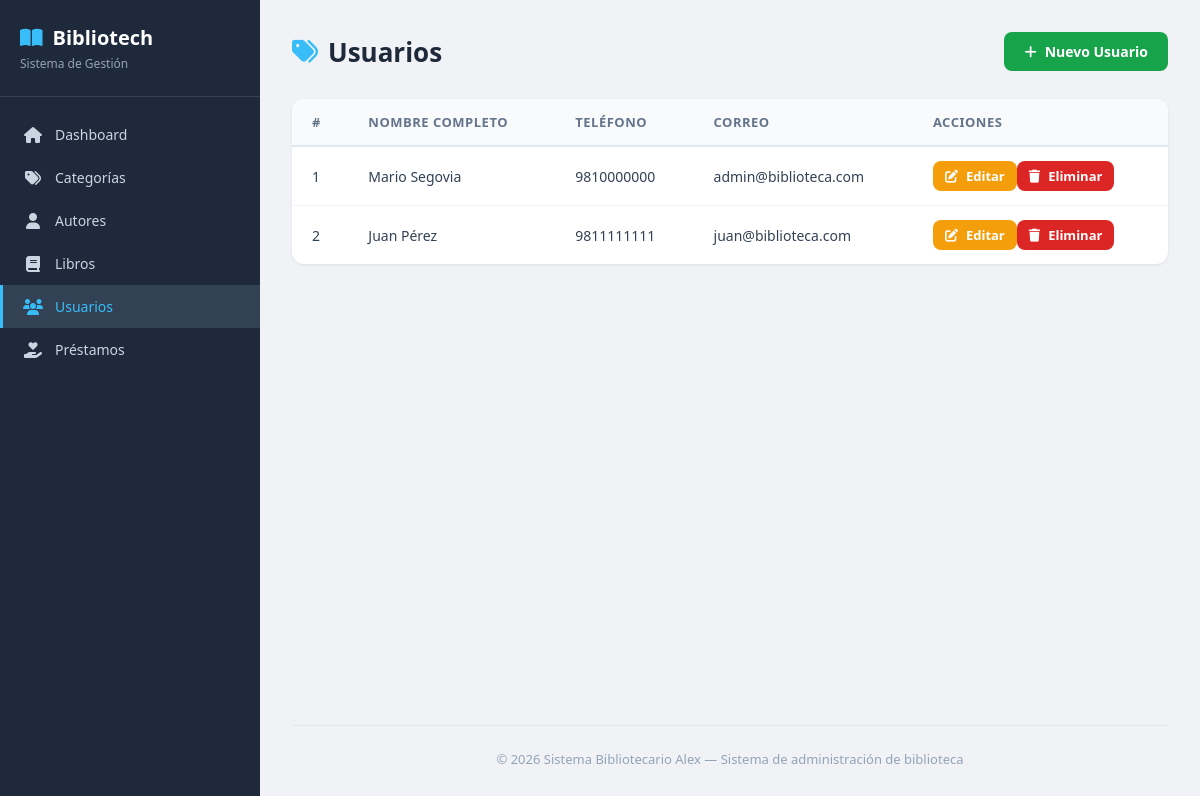
Page /usuarios/index.php on the committed database.
### tables this page shows
CREATE TABLE usuarios (
    id INT AUTO_INCREMENT PRIMARY KEY,
    nombre VARCHAR(100) NOT NULL,
    apellido VARCHAR(100) NOT NULL,
    correo VARCHAR(150) NOT NULL UNIQUE,
    password VARCHAR(255) NOT NULL,
    telefono VARCHAR(20),
    id_rol INT NOT NULL,
    activo BOOLEAN DEFAULT TRUE,
    fecha_registro TIMESTAMP DEFAULT CURRENT_TIMESTAMP,

    CONSTRAINT fk_usuario_rol
        FOREIGN KEY (id_rol)
        REFERENCES roles(id)
);

### usuarios/index.php (the view, shortened to what this page needs)
<?php
    require_once ("../config/connection.php");
    require_once ("../includes/header.php")
?>
<div class="page-header">
    <h1><i class="fas fa-tags"></i> Usuarios </h1>
    <a href="create.php" class="btn btn-success">
        <i class="fas fa-plus"></i> Nuevo Usuario
    </a>
</div>
<div class="table-container">
    <table>
        <thead>
            <tr>
                <th>#</th>
                <th>Nombre Completo</th>
                <th>Teléfono</th>
                <th>Correo</th>
                <th>Acciones</th>
            </tr>
        </thead>
        <tbody>
            <?php
               $stmt = $conn->prepare("SELECT id, nombre, apellido, telefono, correo FROM usuarios");
               $stmt->execute();
               $resultado=$stmt->get_result();
               while($row=$resultado->fetch_assoc()){
                    echo "<tr>";
                    echo "<td>" . htmlspecialchars($row["id"]) . "</td>";
                    echo "<td>" . htmlspecialchars($row["nombre"]) . " " .htmlspecialchars($row["apellido"]) . "</td>";
                    echo "<td>" . htmlspecialchars($row["telefono"]) . "</td>";
                    echo "<td>" . htmlspecialchars($row["correo"]) . "</td>";
                    echo "<td>";
                    echo "<a href='edit.php?id=" . urlencode($row["id"]) . "' class='btn btn-sm btn-warning'><i class='fas fa-edit'></i> Editar</a>";
                    echo "<a href='delete.php?id=" . urlencode($row["id"]) . "' class='btn btn-sm btn-danger'><i class='fas fa-trash'></i> Eliminar</a>";
                    echo "</td>";
                    echo "</tr>";
               }
            ?>
        </tbody>
    </table>
</div>
<?php include_once "../includes/footer.php"; ?>

### assets/css/style.css (style rules this page uses)
* { margin: 0; padding: 0; box-sizing: border-box; }
body { font-family: 'Segoe UI', Tahoma, Geneva, Verdana, sans-serif; background: #f0f2f5; color: #333; display: flex; min-height: 100vh; }
.page-header { display: flex; justify-content: space-between; align-items: center; margin-bottom: 28px; }
.page-header h1 { font-size: 26px; font-weight: 700; color: #1e293b; display: flex; align-items: center; gap: 10px; }
.page-header h1 i { color: #38bdf8; }
.btn { display: inline-flex; align-items: center; gap: 8px; padding: 10px 20px; border: none; border-radius: 8px; font-size: 14px; font-weight: 600; cursor: pointer; text-decoration: none; transition: all 0.2s; }
.btn-success { background: #2563eb; color: #fff; }
.btn-success { background: #16a34a; color: #fff; }
.btn-warning { background: #f59e0b; color: #fff; }
.btn-danger { background: #dc2626; color: #fff; }
.btn-sm { padding: 6px 12px; font-size: 13px; }
.table-container { background: #fff; border-radius: 12px; box-shadow: 0 1px 3px rgba(0, 0, 0, 0.08); overflow: hidden; }
table { width: 100%; border-collapse: collapse; }
table thead { background: #f8fafc; border-bottom: 2px solid #e2e8f0; }
table th { text-align: left; padding: 14px 20px; font-size: 13px; font-weight: 600; text-transform: uppercase; letter-spacing: 0.5px; color: #64748b; }
table td { padding: 14px 20px; font-size: 14px; border-bottom: 1px solid #f1f5f9; color: #334155; }
table tbody tr:last-child td { border-bottom: none; }

### rows in the picture
usuarios: id "1", nombre "Mario", apellido "Segovia", telefono "9810000000", correo "admin@biblioteca.com"
usuarios: id "2", nombre "Juan", apellido "Pérez", telefono "9811111111", correo "juan@biblioteca.com"
